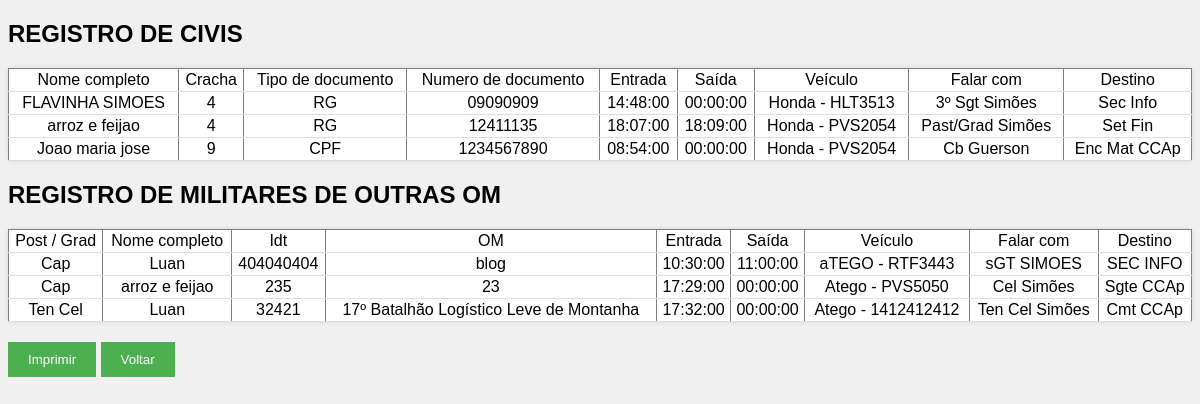
The page /registo/registro.php on the database its author committed.
### tables this page shows
CREATE TABLE `civis` (
  `nome` varchar(50) DEFAULT NULL,
  `cracha` decimal(2,0) DEFAULT NULL,
  `tpdoc` varchar(50) DEFAULT NULL,
  `numdoc` varchar(50) DEFAULT NULL,
  `entrada` time DEFAULT NULL,
  `saida` time DEFAULT NULL,
  `veiculo` varchar(20) DEFAULT '-',
  `placa` varchar(10) DEFAULT '-',
  `post` varchar(50) DEFAULT NULL,
  `nomeguerra` varchar(50) DEFAULT NULL,
  `destino` varchar(50) DEFAULT NULL,
  `id` int NOT NULL AUTO_INCREMENT,
  PRIMARY KEY (`id`)
);

CREATE TABLE `miloom` (
  `id` int NOT NULL AUTO_INCREMENT,
  `post_vis` varchar(10) DEFAULT NULL,
  `nome` varchar(100) DEFAULT NULL,
  `idtmil` int DEFAULT NULL,
  `om` varchar(50) DEFAULT NULL,
  `entrada` time DEFAULT NULL,
  `saida` time DEFAULT NULL,
  `vtr` varchar(30) DEFAULT NULL,
  `eb_placa` varchar(15) DEFAULT NULL,
  `post` varchar(50) DEFAULT NULL,
  `nomeguerra` varchar(50) DEFAULT NULL,
  `destino` varchar(50) DEFAULT NULL,
  PRIMARY KEY (`id`)
);

### registo/registro.php (the view, shortened to what this page needs)
<!DOCTYPE html>
<html lang="en">
<head>
    <link rel="stylesheet" href="../css/style.css">
</head>
<body>
<?php
  include_once "../connect/conexaocasa.php";
    $consulta = "SELECT * FROM civis;";
    $con = $conn->query($consulta) or die($mysqli->error);
    ?>
   <div>
     <table border="1">
       <h2 id="tabela-dados">REGISTRO DE CIVIS</h2>
       <tr>
         <td>Nome completo</td>
         <td>Cracha</td>
         <td>Tipo de documento</td>
         <td>Numero de documento</td>
         <td>Entrada</td>
         <td>Saída</td>
         <td>Veículo</td>
         <td>Falar com</td>
         <td>Destino</td>
       </tr>
       <?php while ($dado = $con->fetch_array()) { ?>
         <tr>
           <td><?php echo $dado['nome']; ?></td>
           <td><?php echo $dado['cracha']; ?></td>
           <td><?php echo $dado['tpdoc']; ?></td>
           <td><?php echo $dado['numdoc']; ?></td>
           <td><?php echo $dado['entrada']; ?></td>
           <td><?php echo $dado['saida']; ?></td>
           <td><?php echo $dado['veiculo'] . " - " . $dado['placa']; ?></td>
           <td><?php echo $dado['post'] . " " . $dado['nomeguerra']; ?></td>
           <td><?php echo $dado['destino']; ?></td>
         </tr>
       <?php } ?>
     </table>
   </div>
   <?php
    $consulta = "SELECT * FROM cadastro.miloom;";
    $con = $conn->query($consulta) or die($mysqli->error);
    ?>
   <div>
     <table border="1">
       <h2 id="tabela-dados">REGISTRO DE MILITARES DE OUTRAS OM</h2>
       <tr>
         <td>Post / Grad</td>
         <td>Nome completo</td>
         <td>Idt</td>
         <td>OM</td>
         <td>Entrada</td>
         <td>Saída</td>
         <td>Veículo</td>
         <td>Falar com</td>
         <td>Destino</td>
       </tr>
       <?php while ($dado = $con->fetch_array()) { ?>
         <tr>
           <td><?php echo $dado['post_vis']; ?></td>
           <td><?php echo $dado['nome']; ?></td>
           <td><?php echo $dado['idtmil']; ?></td>
           <td><?php echo $dado['om']; ?></td>
           <td><?php echo $dado['entrada']; ?></td>
           <td><?php echo $dado['saida']; ?></td>
           <td><?php echo $dado['vtr'] . " - " . $dado['eb_placa']; ?></td>
           <td><?php echo $dado['post'] . " " . $dado['nomeguerra']; ?></td>
           <td><?php echo $dado['destino']; ?></td>
         </tr>
       <?php } ?>
     </table>
   </div>
     <button class="print-button" onclick="window.print()">Imprimir</button>
     <a href="../index.php"><button type="button">Voltar</button></a>
</body>
</html>

### css/style.css (style rules this page uses)
body { font-family: Arial, sans-serif; background-color: #f0f0f0; }
button { background-color: #4CAF50; color: white; border: none; padding: 10px 20px; cursor: pointer; }
table { width: 100%; border-collapse: collapse; margin-top: 20px; background-color: #ffffff; border-radius: 5px; box-shadow: 0 0 5px rgba(0, 0, 0, 0.1); }
table th, table td { padding: 2px; text-align: center; border-bottom: 1px solid #ddd; }
.print-button { text-align: center; margin-top: 20px; }
.print-button { background-color: #4CAF50; color: white; border: none; padding: 10px 20px; cursor: pointer; text-align: center; margin-top: 20px; align-items: center; }

### rows shown on the page
civis: nome "FLAVINHA SIMOES", cracha "4", tpdoc "RG", numdoc "09090909", entrada "14:48:00", saida "00:00:00", veiculo "Honda", placa "HLT3513", post "3º Sgt", nomeguerra "Simões", destino "Sec Info"
civis: nome "arroz e feijao", cracha "4", tpdoc "RG", numdoc "12411135", entrada "18:07:00", saida "18:09:00", veiculo "Honda", placa "PVS2054", post "Past/Grad", nomeguerra "Simões", destino "Set Fin"
civis: nome "Joao maria jose", cracha "9", tpdoc "CPF", numdoc "1234567890", entrada "08:54:00", saida "00:00:00", veiculo "Honda", placa "PVS2054", post "Cb", nomeguerra "Guerson", destino "Enc Mat CCAp"
miloom: post_vis "Cap", nome "Luan", idtmil "404040404", om "blog", entrada "10:30:00", saida "11:00:00", vtr "aTEGO", eb_placa "RTF3443", post "sGT", nomeguerra "SIMOES", destino "SEC INFO"
miloom: post_vis "Cap", nome "arroz e feijao", idtmil "235", om "23", entrada "17:29:00", saida "00:00:00", vtr "Atego", eb_placa "PVS5050", post "Cel", nomeguerra "Simões", destino "Sgte CCAp"
miloom: post_vis "Ten Cel", nome "Luan", idtmil "32421", om "17º Batalhão Logístico Leve de Montanha", entrada "17:32:00", saida "00:00:00", vtr "Atego", eb_placa "1412412412", post "Ten Cel", nomeguerra "Simões", destino "Cmt CCAp"
